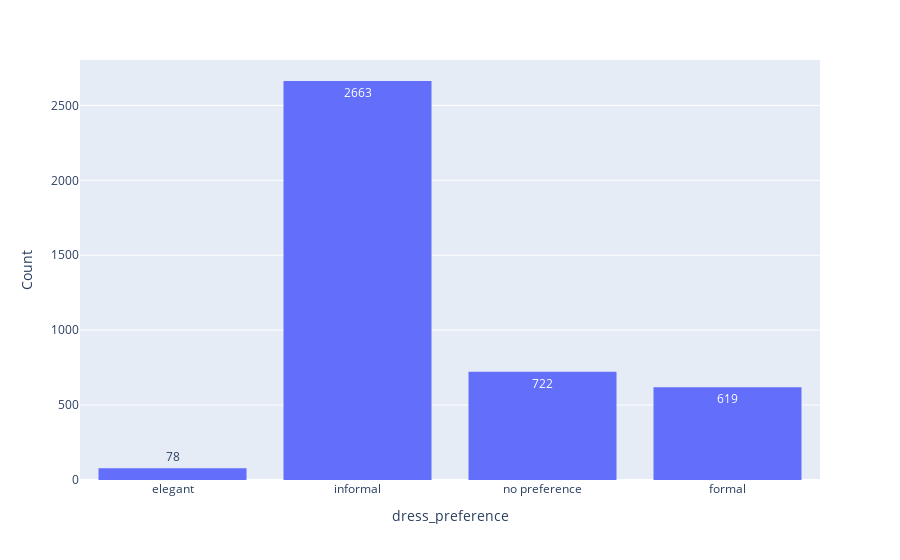

The cell this chart's notebook holds for it:
### Code cell
fig = px.histogram(final_user_df, x='dress_preference', text_auto=True)
fig.update_layout(yaxis_title='Count')
fig.show()

### Figure 1 — Plotly figure (JSON) as saved in the notebook; plotly's stock layout.template omitted (floating-point values rounded to 4 significant figures; data arrays with more than 128 entries replaced by an {"elided": "..."} marker saying what was removed)
{"data": [{"bingroup": "x", "hovertemplate": "dress_preference=%{x}<br>count=%{y}<extra></extra>", "legendgroup": "", "marker": {"color": "#636efa", "pattern": {"shape": ""}}, "name": "", "orientation": "v", "showlegend": false, "texttemplate": "%{value}", "type": "histogram", "x": {"elided": "4144 str values"}, "xaxis": "x", "yaxis": "y"}], "layout": {"barmode": "relative", "legend": {"tracegroupgap": 0}, "margin": {"t": 60}, "xaxis": {"anchor": "y", "domain": [0, 1], "title": {"text": "dress_preference"}}, "yaxis": {"anchor": "x", "domain": [0, 1], "title": {"text": "Count"}}}}
